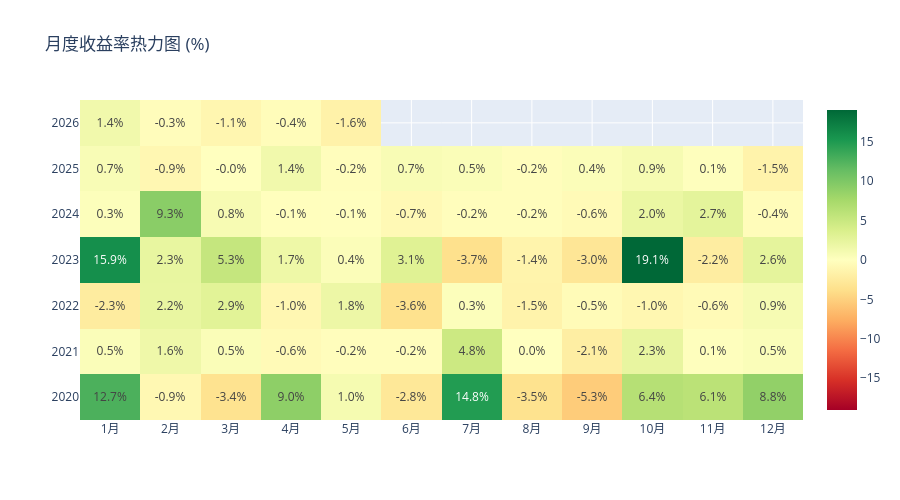

The notebook cell this image was saved under:
### Code cell
# 月度热力图
df['month'] = pd.DatetimeIndex(df.index).month
monthly = df.groupby(['year','month'])['daily_ret'].sum().unstack()

fig_h = go.Figure(go.Heatmap(
    z=monthly.values*100, x=[f'{m}月' for m in monthly.columns], y=monthly.index,
    colorscale='RdYlGn', zmid=0,
    text=[[f'{v:.1f}%' if not np.isnan(v) else '' for v in row] for row in (monthly.values*100)],
    texttemplate='%{text}',
))
fig_h.update_layout(title="月度收益率热力图 (%)", height=500)
iplot(fig_h)

### Figure 1 — Plotly figure (JSON) as saved in the notebook; plotly's stock layout.template omitted (floating-point values rounded to 4 significant figures)
{"data": [{"colorscale": [[0, "rgb(165,0,38)"], [0.1, "rgb(215,48,39)"], [0.2, "rgb(244,109,67)"], [0.3, "rgb(253,174,97)"], [0.4, "rgb(254,224,139)"], [0.5, "rgb(255,255,191)"], [0.6, "rgb(217,239,139)"], [0.7, "rgb(166,217,106)"], [0.8, "rgb(102,189,99)"], [0.9, "rgb(26,152,80)"], [1, "rgb(0,104,55)"]], "text": [["12.7%", "-0.9%", "-3.4%", "9.0%", "1.0%", "-2.8%", "14.8%", "-3.5%", "-5.3%", "6.4%", "6.1%", "8.8%"], ["0.5%", "1.6%", "0.5%", "-0.6%", "-0.2%", "-0.2%", "4.8%", "0.0%", "-2.1%", "2.3%", "0.1%", "0.5%"], ["-2.3%", "2.2%", "2.9%", "-1.0%", "1.8%", "-3.6%", "0.3%", "-1.5%", "-0.5%", "-1.0%", "-0.6%", "0.9%"], ["15.9%", "2.3%", "5.3%", "1.7%", "0.4%", "3.1%", "-3.7%", "-1.4%", "-3.0%", "19.1%", "-2.2%", "2.6%"], ["0.3%", "9.3%", "0.8%", "-0.1%", "-0.1%", "-0.7%", "-0.2%", "-0.2%", "-0.6%", "2.0%", "2.7%", "-0.4%"], ["0.7%", "-0.9%", "-0.0%", "1.4%", "-0.2%", "0.7%", "0.5%", "-0.2%", "0.4%", "0.9%", "0.1%", "-1.5%"], ["1.4%", "-0.3%", "-1.1%", "-0.4%", "-1.6%", "", "", "", "", "", "", ""]], "texttemplate": "%{text}", "type": "heatmap", "x": ["1月", "2月", "3月", "4月", "5月", "6月", "7月", "8月", "9月", "10月", "11月", "12月"], "y": [2020, 2021, 2022, 2023, 2024, 2025, 2026], "z": [[12.74, -0.8618, -3.43, 9.024, 1.005, -2.843, 14.82, -3.499, -5.31, 6.392, 6.072, 8.796], [0.4677, 1.64, 0.5172, -0.6075, -0.2121, -0.2114, 4.811, 0.02784, -2.079, 2.27, 0.1321, 0.4521], [-2.326, 2.171, 2.945, -0.9828, 1.839, -3.625, 0.2818, -1.498, -0.4928, -1.013, -0.5913, 0.8932], [15.92, 2.257, 5.308, 1.725, 0.4348, 3.12, -3.67, -1.394, -3.016, 19.06, -2.209, 2.562], [0.2705, 9.272, 0.8463, -0.1313, -0.1001, -0.7363, -0.1993, -0.238, -0.6176, 2.023, 2.668, -0.3627], [0.678, -0.9271, -0.03078, 1.413, -0.1893, 0.7141, 0.5178, -0.2358, 0.4336, 0.9324, 0.1297, -1.46], [1.392, -0.3257, -1.075, -0.386, -1.579, NaN, NaN, NaN, NaN, NaN, NaN, NaN]], "zmid": 0}], "layout": {"height": 500, "title": {"text": "月度收益率热力图 (%)"}}}
